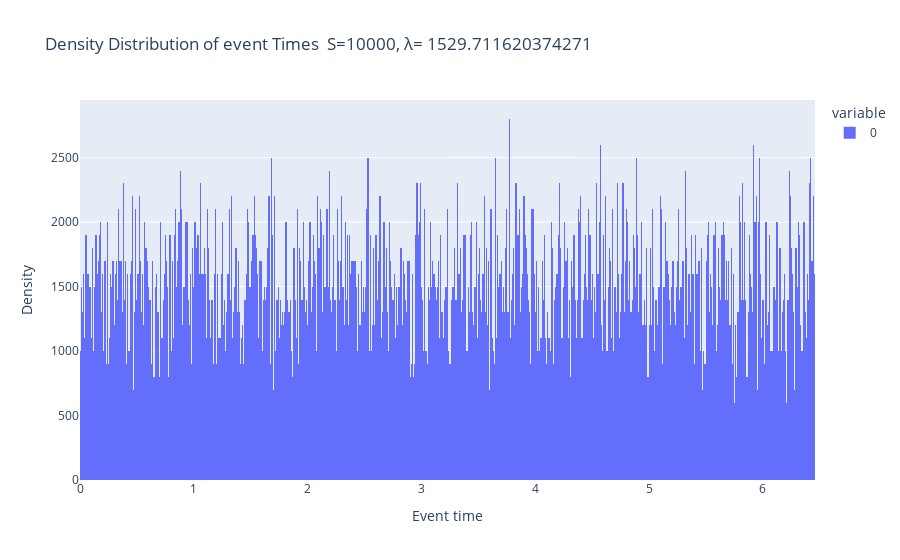

Write notebook code for a chart like this one.
### Code cell
fig = px.histogram(np.array(event_times), nbins=1000, histnorm='density', title=f'Density Distribution of event Times  S={S}, λ= {lambda_rate}')
fig.update_layout(xaxis_title='Event time', yaxis_title='Density', xaxis=dict(range=[0, max(event_times)]))
fig.show()

### Figure 1 — Plotly figure (JSON) as saved in the notebook; plotly's stock layout.template omitted (floating-point values rounded to 4 significant figures; data arrays with more than 128 entries replaced by an {"elided": "..."} marker saying what was removed)
{"data": [{"alignmentgroup": "True", "bingroup": "x", "histnorm": "density", "hovertemplate": "variable=0<br>value=%{x}<br>density=%{y}<extra></extra>", "legendgroup": "0", "marker": {"color": "#636efa", "pattern": {"shape": ""}}, "name": "0", "nbinsx": 1000, "offsetgroup": "0", "orientation": "v", "showlegend": true, "type": "histogram", "x": {"elided": "10000 float values"}, "xaxis": "x", "yaxis": "y"}], "layout": {"barmode": "relative", "legend": {"title": {"text": "variable"}, "tracegroupgap": 0}, "title": {"text": "Density Distribution of event Times  S=10000, λ= 1529.711620374271"}, "xaxis": {"anchor": "y", "domain": [0, 1], "range": [0, 6.457], "title": {"text": "Event time"}}, "yaxis": {"anchor": "x", "domain": [0, 1], "title": {"text": "Density"}}}}
